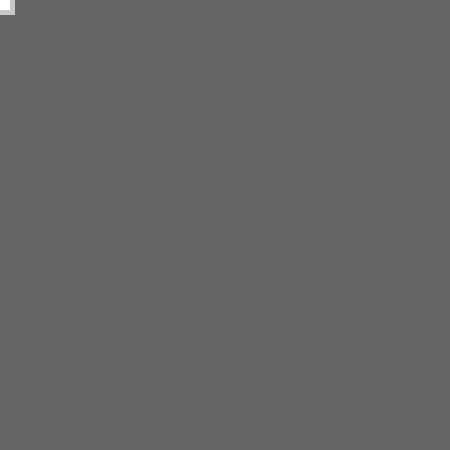
Frame 1 (no input)
Frame 60 (the mouse pressed at the canvas centre just before this capture): identical to frame 1, image omitted
Frame 120 (the mouse held since frame 60 and released just before this capture): identical to frame 1, image omitted

The Processing sketch that drew this single still picture (run headless with seeded random() and noise(); from frame 60 on, the mouse is pressed at the canvas centre):

// Processing sketch: processing_1308
// ── processing_1308.pde


Vehicle v;

void setup ()
{
    size( 450, 450 );

    v = new Vehicle(0,0);

    noStroke();
}

void draw ()
{
    background(100);

    fill( 200 );
    rect(0,0,15,15);

    if ( !v.step() )
    {
        v.turn();
    }

    v.drawVehicle();
}

int mx, my;

void mousePressed ()
{
    mx = mouseX/10; 
    my = mouseY/10;
}

void mouseReleased ()
{
    int d = 0;
    if ( mx > mouseX/10 ) d = 2;
    if ( abs(my-(mouseY/10)) > abs(mx-(mouseX/10)) )
    {
        if ( my > mouseY/10 ) d = 3;
        else if ( my < mouseY/10 ) d = 1;
    }
    v.set(mx*10, my*10, d);
}

class Vehicle
{
    float x, y;
    float dir=0;

    Vehicle ( float _x, float _y )
    {
        x = _x; 
        y = _y; 
    }

    void drawVehicle ()
    {
        fill( 255 );
        rect( x, y, 10, 10 );
    }

    boolean step ()
    {
        float xo = x; 
        float yo = y;

        if ( x == 0 && y == 0 ) return true;

        if ( dir == 0 ) x += 10; // right
        if ( dir == 1 ) y += 10; // down
        if ( dir == 2 ) x -= 10; // left
        if ( dir == 3 ) y -= 10; // up

        if ( x < 0 || x+10 > width || y < 0 || y+10 > height )
        {
            x = xo; 
            y = yo;
            return false;
        }

        return true;
    }

    void turn ()
    {
        dir += 1;
        dir %= 4;
    }

    void set ( float _x, float _y, int _d )
    {
        x = _x; 
        y = _y; 
        dir = _d;
    }
}
